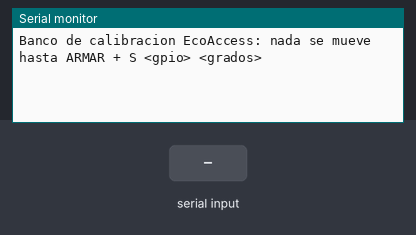
Bench run of a sketch on a simulated ESP32. Parts: the last lines printed to the serial monitor. Inputs (shaded band) come from the test bench.

Above: at 1.2 s.
1.3 s: "ARMAR\n" received over Serial
At 2.1 s:
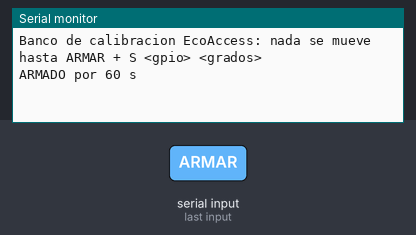
2.8 s: "PARAR\n" received over Serial
At 3.2 s:
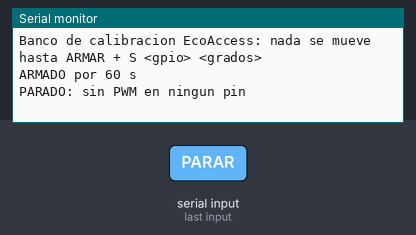
4.3 s: "ESTADO\n" received over Serial
At 5.5 s:
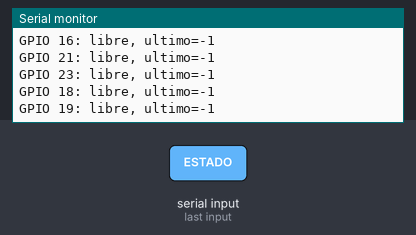
5.8 s: "S \n" received over Serial
At 6.6 s:
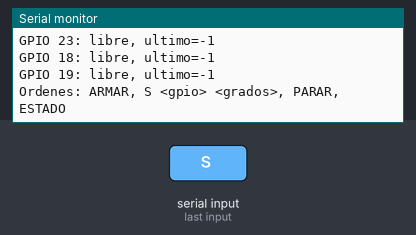
7.3 s: "S 90\n" received over Serial
At 7.9 s:
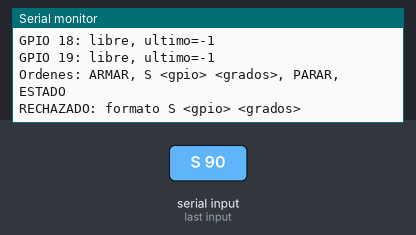
Timing chart, 0 to 9.8 s (numbered marks = the images above; inputs shaded):
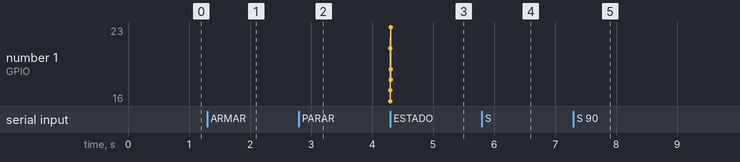

The sketch:

calibracion_seis_servos.ino
```cpp
// EcoAccess P3: banco de calibración SUPERVISADA para el ESP32 de seis servos (pines del compañero).
// Sustituye al bucle original que movía los seis motores a la vez sin parar. Úsalo SIN tapas acopladas,
// con fuente externa para los servos y tierra común, para descubrir qué GPIO mueve qué tapa.
//
// No mueve nada al encender. Órdenes por el Monitor Serie (115200, fin de línea "Nueva línea"):
//   ARMAR              habilita movimientos durante 60 s (se desarma solo)
//   S <gpio> <grados>  mueve UN servo, entre 0 y 120 grados, si está armado
//   PARAR              quita el PWM de todos los pines y desarma (los servos quedan libres)
//   ESTADO             informa armado, pines conectados y último ángulo
// No implementa el protocolo de EcoAccess: nunca debe quedar cargado en una estación en servicio.
#include <Arduino.h>

static const int PINES[] = {17, 16, 21, 23, 18, 19};
static const int CANTIDAD = sizeof(PINES) / sizeof(PINES[0]);
static const int MAXIMO_GRADOS = 120;          // límite de banco; el archivo original solo llegaba a 60
static const uint32_t DURACION_ARMADO_MS = 60000;
static bool conectado[CANTIDAD] = {};
static int ultimo[CANTIDAD];
static bool armado = false;
static uint32_t armadoDesde = 0;
static String linea;

static int indice(int pin) { for (int i = 0; i < CANTIDAD; i++) if (PINES[i] == pin) return i; return -1; }

static void parar() {
  for (int i = 0; i < CANTIDAD; i++) if (conectado[i]) { ledcDetach(PINES[i]); conectado[i] = false; }
  armado = false;
  Serial.println("PARADO: sin PWM en ningun pin");
}

static void mover(int pin, int grados) {
  int i = indice(pin);
  if (i < 0) { Serial.println("RECHAZADO: pin fuera de la lista 17,16,21,23,18,19"); return; }
  if (!armado) { Serial.println("RECHAZADO: escribe ARMAR primero"); return; }
  if (grados < 0 || grados > MAXIMO_GRADOS) { Serial.println("RECHAZADO: grados fuera de 0..120"); return; }
  if (!conectado[i] && !(conectado[i] = ledcAttach(pin, 50, 16))) { Serial.println("ERROR: no se pudo conectar PWM"); return; }
  int pulso = map(grados, 0, 180, 500, 2500);
  ledcWrite(pin, (uint32_t)((uint64_t)pulso * 65535 / 20000));
  ultimo[i] = grados;
  Serial.printf("MOVIDO: GPIO %d a %d grados (solo este servo)\n", pin, grados);
}

static void procesar(String s) {
  s.trim(); s.toUpperCase();
  if (s == "ARMAR") { armado = true; armadoDesde = millis(); Serial.println("ARMADO por 60 s"); }
  else if (s == "PARAR") parar();
  else if (s == "ESTADO") {
    Serial.printf("armado=%s\n", armado ? "si" : "no");
    for (int i = 0; i < CANTIDAD; i++)
      Serial.printf("GPIO %d: %s, ultimo=%d\n", PINES[i], conectado[i] ? "PWM" : "libre", conectado[i] ? ultimo[i] : -1);
  } else if (s.startsWith("S ")) {
    int pin = -1, grados = -1;
    if (sscanf(s.c_str() + 2, "%d %d", &pin, &grados) == 2) mover(pin, grados);
    else Serial.println("RECHAZADO: formato S <gpio> <grados>");
  } else if (s.length()) Serial.println("Ordenes: ARMAR, S <gpio> <grados>, PARAR, ESTADO");
}

void setup() {
  Serial.begin(115200);
  linea.reserve(64);
  Serial.println("Banco de calibracion EcoAccess: nada se mueve hasta ARMAR + S <gpio> <grados>");
}

void loop() {
  if (armado && (uint32_t)(millis() - armadoDesde) >= DURACION_ARMADO_MS) { armado = false; Serial.println("DESARMADO por tiempo"); }
  while (Serial.available()) {
    char c = (char)Serial.read();
    if (c == '\n') { procesar(linea); linea = ""; }
    else if (c != '\r' && linea.length() < 60) linea += c;
  }
  delay(2);
}
```

Measured:
- after the input at 1.3 s, the serial monitor: prints a new line at once (image 1)
- after the input at 2.8 s, the serial monitor: prints a new line at once (image 2)
- after the input at 4.3 s, the serial monitor: prints a new line at once (image 3)
- after the input at 5.8 s, the serial monitor: prints a new line at once (image 4)
- after the input at 7.3 s, the serial monitor: prints a new line at once (image 5)
